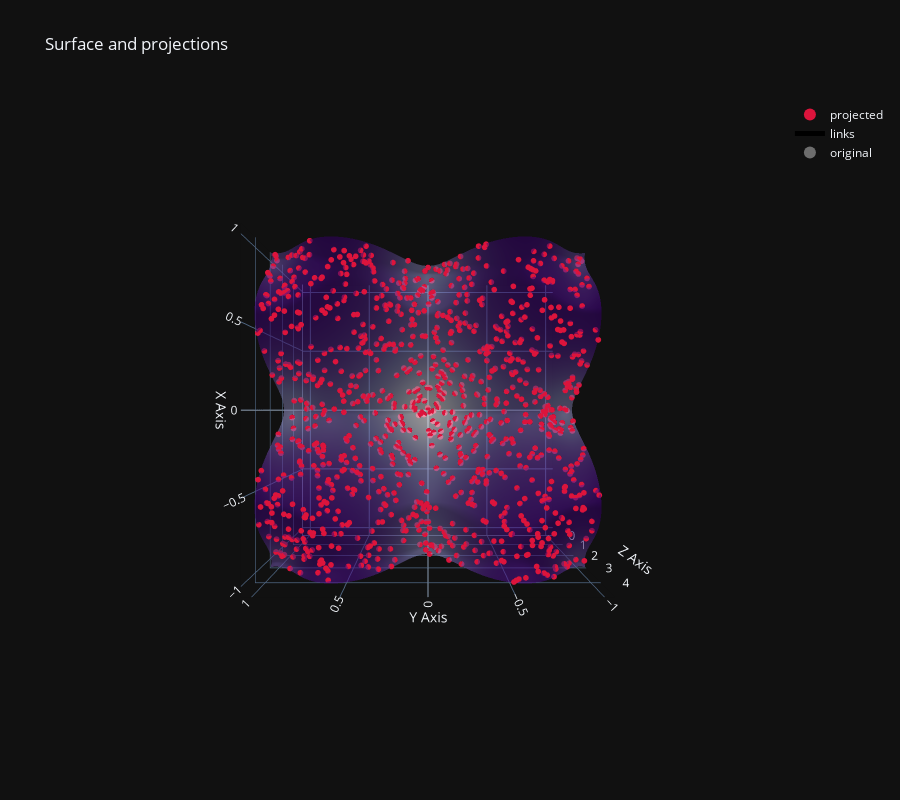

Notebook cell for this chart:
### Code cell
Y_vol = randinput_expl(phi, n_samples=1000)
fig = plot_3d_projection(Y_vol, phi)
# set view from the top
fig.update_layout(scene_camera=dict(eye=dict(x=0., y=0., z=2.5)))

### Figure 1 — Plotly figure (JSON) as saved in the notebook; plotly's stock layout.template omitted (floating-point values rounded to 4 significant figures; data arrays with more than 128 entries replaced by an {"elided": "..."} marker saying what was removed)
{"data": [{"colorscale": [[0, "rgb(252,251,253)"], [0.125, "rgb(239,237,245)"], [0.25, "rgb(218,218,235)"], [0.375, "rgb(188,189,220)"], [0.5, "rgb(158,154,200)"], [0.625, "rgb(128,125,186)"], [0.75, "rgb(106,81,163)"], [0.875, "rgb(84,39,143)"], [1, "rgb(63,0,125)"]], "name": "paraboloid", "opacity": 0.55, "showscale": false, "x": {"elided": "80x80 float values"}, "y": {"elided": "80x80 float values"}, "z": {"elided": "80x80 float values"}, "type": "surface"}, {"marker": {"color": "crimson", "size": 2}, "mode": "markers", "name": "projected", "x": {"elided": "1000 float values"}, "y": {"elided": "1000 float values"}, "z": {"elided": "1000 float values"}, "type": "scatter3d"}, {"line": {"color": "black", "width": 1}, "mode": "lines", "name": "links", "x": {"elided": "3000 float values"}, "y": {"elided": "3000 float values"}, "z": {"elided": "3000 float values"}, "type": "scatter3d"}, {"marker": {"color": "rgba(120,120,120,0.9)", "size": 2}, "mode": "markers", "name": "original", "x": {"elided": "1000 float values"}, "y": {"elided": "1000 float values"}, "z": {"elided": "1000 float values"}, "type": "scatter3d"}], "layout": {"height": 800, "legend": {"itemsizing": "constant"}, "scene": {"aspectmode": "cube", "camera": {"eye": {"x": 0, "y": 0, "z": 2.5}}, "xaxis": {"title": {"text": "X Axis"}}, "yaxis": {"title": {"text": "Y Axis"}}, "zaxis": {"title": {"text": "Z Axis"}}}, "title": {"text": "Surface and projections"}}}
